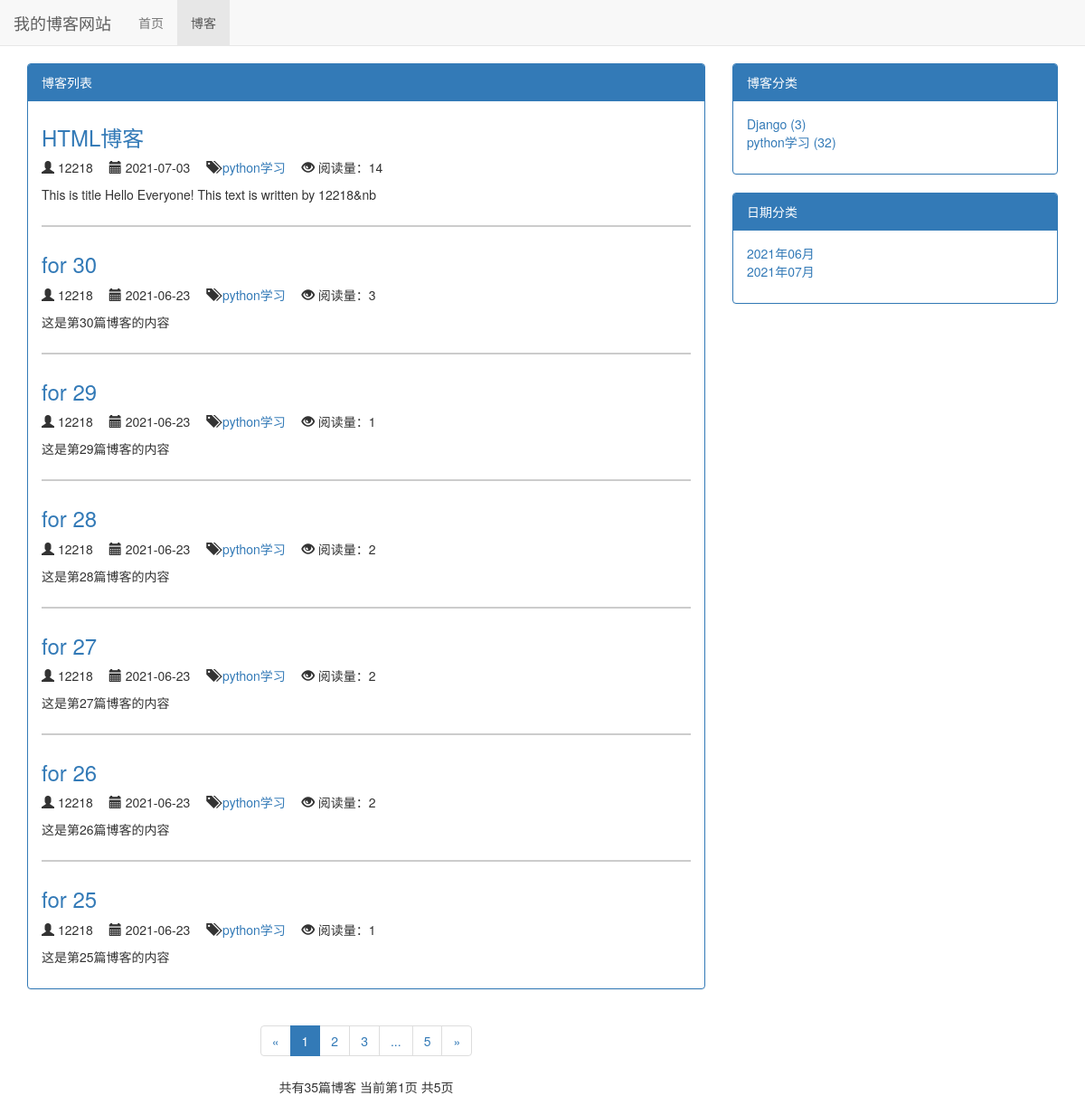
/blog/, run on an earlier commit of the app's database.
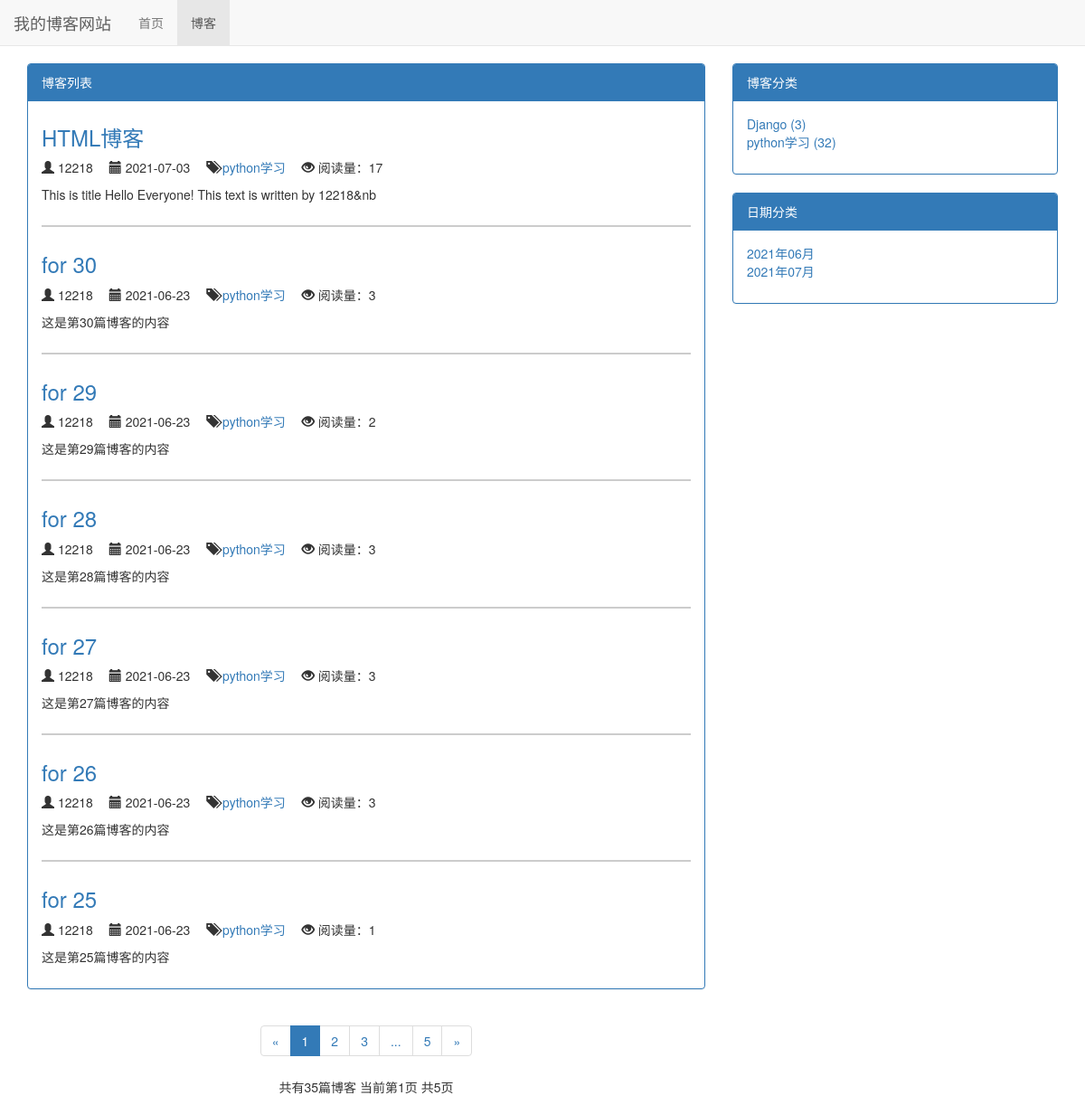
And on a later commit of the database.
### blog/models.py (models this page shows, shortened)
class Blog(models.Model, ReadNumExpandMethod):
    title = models.CharField(max_length = 50) # 设置标题，模式为字符，max_length最大长度为50字符
    blog_type = models.ForeignKey(BlogType, on_delete = models.DO_NOTHING, related_name = 'blog_blog') # BlogType是自己设置的博客分类
    content = RichTextUploadingField() # 设置文章内容，模式为富文本
    author = models.ForeignKey(User, on_delete = models.DO_NOTHING) # 设置作者，作者为外键
    read_details = GenericRelation(ReadDetail)
    create_time = models.DateTimeField(auto_now_add = True) # 设置创建时间，auto_now_add为“如果新创建一篇文章，将文章时间设为现在时间”
    last_updated_time = models.DateTimeField(auto_now_add = True)
    '''
    def get_read_num(self):
        # return self.readnum.read_num # 显示阅读数量
        try:
            return self.readnum.read_num # 显示阅读数量
        except ObjectDoesNotExist:
            return 0
    '''
    class Meta:
        ordering = ['-create_time']

class BlogType(models.Model):
    type_name = models.CharField(max_length = 15) # 文章博客分类的名称
    def __str__(self) -> str:
        return self.type_name # 设置博客类型在超级管理员界面可以显示

### read_statistics/models.py (models this page shows)
class ReadNum(models.Model):
    read_num = models.IntegerField(default = 0)
    content_type = models.ForeignKey(ContentType, on_delete=models.DO_NOTHING)
    object_id = models.PositiveIntegerField()
    content_object = GenericForeignKey('content_type', 'object_id')

### blog/views.py (the view)
# urls.py: path('', views.blog_list, name = 'blog_list'), # 设置首页
def blog_list(request): # 博客列表html界面的渲染
    blogs_all_list = Blog.objects.all() # 全部博客列表
    context = get_blog_list_common_date(request, blogs_all_list)
    return render(request, 'blog_list.html', context)

### read_statistics/models.py (called while the page is built)
    def get_read_num(self):
        try:
            ct = ContentType.objects.get_for_model(self)
            readnum = ReadNum.objects.get(content_type = ct, object_id = self.pk)
            return readnum.read_num
        except ObjectDoesNotExist:
            return 0

### blog/templates/blog_list.html (shortened to what this page needs)
{% extends 'base.html'%}
{% load static %}
{% block header_extends %}
    <link rel="stylesheet" href="{% static 'css/blog.css' %}">
{% endblock %}
{% block nav_blog_active %}
active
{% endblock %}
{% block content %}
    <div class="container">
        <div class="row">
            <div class="col-xs-12 col-sm-9 col-md-8">
                <div class="panel panel-primary">
                    <div class="panel-heading">{% block block_list_title %}博客列表{% endblock %}</div>
                    <div class="panel-body">
                        {% for blog in page_of_blogs.object_list %}
                            <div class="blog">
                                <a href="{% url 'blog_detail' blog.pk %}">
                                    <h3>{{ blog.title }}</h3>
                                </a>
                                <p class="blog-author">
                                    <span class="glyphicon glyphicon-user"></span>
                                    {{ blog.author }}
                                </p>
                                <p class="blog-time">
                                    <span class="glyphicon glyphicon-calendar"></span>
                                    {{ blog.last_updated_time|date:"Y-m-d" }}
                                </p>
                                <p class="blog-category">
                                    <span class="glyphicon glyphicon-tags"></span>
                                    <a href="{% url 'blogs_with_type' blog.blog_type.pk %}">
                                        {{ blog.blog_type }}
                                    </a>
                                </p>
                                <p class="blog-read-num">
                                    <span class="glyphicon glyphicon-eye-open"></span>
                                    阅读量：{{ blog.get_read_num }}
                                </p>
                                <p>{{ blog.content|striptags|truncatechars:70 }}</p>
                            </div>
                            {% empty %}
                            <h3>--暂无博客，敬请期待--</h3>
                        {% endfor %}
                    </div>
                </div>
                <div class="paginator" aria-label="Page navigation">
                    <ul class="pagination">
                      <li>
                            {% if page_of_blogs.has_previous %}
                                <a href="?page={{ page_of_blogs.previous_page_number }}" aria-label="Previous">
                                    <span aria-hidden="true">&laquo;</span>
                                </a>
                            {% else %}
                                <span aria-hidden="true">&laquo;</span>
                            {% endif %}
                      </li>
                      {% for page_num in page_range %}
                        {% if page_num == page_of_blogs.number %}
                            <li class="active"><a href="?page={{ page_num }}">{{ page_num }}</a></li>
                        {% else %}
                            {% if page_num == '...' %}
                                <li><span>{{ page_num }}</span></li>
                            {% else %}
                                <li><a href="?page={{ page_num }}">{{ page_num }}</a></li>
                            {% endif %}
                        {% endif %}
                      {% endfor %}
                      <li>
                            {% if page_of_blogs.has_next %}
                                <a href="?page={{ page_of_blogs.next_page_number }}" aria-label="Next">
                                    <span aria-hidden="true">&raquo;</span>
                                </a>
                            {% else %}
                                <span aria-hidden="true">&raquo;</span>
                            {% endif %}
                      </li>
                    </ul>
                    <p>
                        共有{{ page_of_blogs.paginator.count }}篇博客
                        当前第{{ page_of_blogs.number }}页
                        共{{ page_of_blogs.paginator.num_pages }}页
                    </p>
                </div>
            </div>
            <div class="hidden-xs col-sm-3 col-md-4">
                <div class="panel panel-primary">
                    <div class="panel-heading">博客分类</div>
                    <div class="panel-body">
                        <ul class="blog-types">
                            {% for blog_type in blog_types %}
                                <li>
                                    <a href="{% url 'blogs_with_type' blog_type.pk %}">
                                        {{ blog_type.type_name }} ({{ blog_type.blog_count }})
                                    </a>
                                </li>
                                {% empty %}
                                    <li>没有分类</li>
                            {% endfor %}
                        </ul>
                    </div>
                </div>
                <div class="panel panel-primary">
                    <div class="panel-heading">日期分类</div>
                    <div class="panel-body">
                        <ul class="blog-types">
                            {% for blog_date in blog_dates %}
                                <li>
                                    <a href="{% url 'blogs_with_date' blog_date.year blog_date.month %}">
                                        {{ blog_date|date:"Y年m月" }}
                                    </a>
                                </li>
                            {% endfor %}
                        </ul>
                    </div>
                </div>
            </div>
        </div>
    </div>
{% endblock %}

### templates/base.html (shortened to what this page needs)
{% load static %}
<!DOCTYPE html>
<html lang="zh-cn">
<head>
    <link rel="stylesheet" href="{% static 'css/base.css' %}">
    <link rel="stylesheet" href="{% static 'bootstrap-3.4.1/css/bootstrap.min.css' %}">
    {% block header_extends %}{% endblock %}
</head>
<body>
    <div class="navbar navbar-default navbar-fixed-top" role="navigation">
        <div class="container-fluid">
            <div class="navbar-header">
                <a class="navbar-brand" href="{% url 'home' %}">
                    我的博客网站
                </a>
            </div>
            <div id="navbar-collapse" class="collapse navbar-collapse">
                <ul class="nav navbar-nav">
                    <li class="{% block nav_home_active %}{% endblock %}">
                        <a href="{% url 'home' %}">首页</a>
                    </li>
                    <li class="{% block nav_blog_active %}{% endblock %}">
                        <a href="/blog">博客</a>
                    </li>
                </ul>
            </div>
        </div>
    </div>
    {% block content %}{% endblock %}
</body>
</html>

### static/css/base.css (style rules this page uses)
* { margin: 0; padding: 0; }
body { margin-top: 70px!important; }

### blog/static/css/blog.css (style rules this page uses)
ul.blog-types { list-style-type: none; }
div.blog:not(:last-child) { margin-bottom: 2em; padding-bottom: 1em; border-bottom: 2px solid #ccc; }
div.blog h3 { margin-top: 0.5em; }
p.blog-author { display: inline-block; margin-right: 1em; }
p.blog-time { display: inline-block; margin-right: 1em; }
p.blog-category { display: inline-block; margin-right: 1em; margin-bottom: 0; }
p.blog-read-num { display: inline-block; margin-right: 1em; margin-bottom: 0; }
div.paginator { text-align: center; }

What changed in the data, as far as the page shows it:
changed through a linked row, Blog "HTML博客": get_read_num "14" → "17"
changed through a linked row, Blog "for 29": get_read_num "1" → "2"
changed through a linked row, Blog "for 28": get_read_num "2" → "3"
changed through a linked row, Blog "for 27": get_read_num "2" → "3"
changed through a linked row, Blog "for 26": get_read_num "2" → "3"
